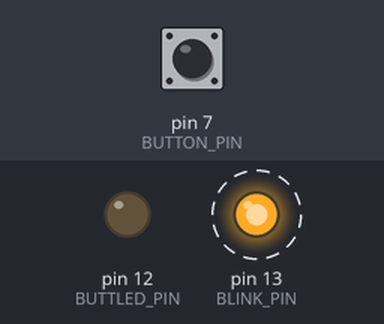
A sketch run on a simulated Arduino Uno, built with avr-gcc and run on an emulated ATmega328P. On the bench: output pins drawn as LEDs (lit = HIGH). Dashed ring = blinking. The test bench sets the inputs (shaded band); at power-on: pin 7 (BUTTON_PIN) LOW.

Above: at 4.8 s.
4.9 s: pin 7 (BUTTON_PIN) pulled HIGH for 2.35 s
At 6.8 s:
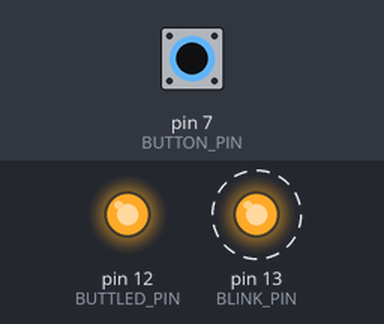
Timing chart, 0 to 14.7 s (numbered marks = the images above; inputs shaded):
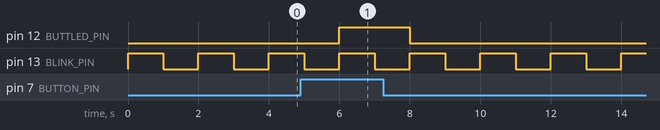

Measured:
- after the input at 4.9 s, pin 12 (BUTTLED_PIN): LOW → HIGH after 1.1 s, → LOW 2.0 s later
- by itself, pin 13 (BLINK_PIN): alternates HIGH for 1.0 s and LOW for 1.0 s

The sketch:

Exc1.ino
```cpp
// (C) Mohamed Taha Jasser, Nadman Faisal, Zahid Hasan, group: 6 (2025)
// Work package 3
// Exercise 1
// Submission code: 482740 (provided by your TA-s)

#define BLINK_PIN 13 //defining pin number for led
#define BUTTLED_PIN 12 //defining pin number for led
#define BUTTON_PIN 7 //defining pin number for button

int ON = HIGH; // storing the HIGH value
int OFF = LOW; // storing the LOW value

void setup(){
  pinMode(BLINK_PIN, OUTPUT); // initializing pin as output
  pinMode(BUTTLED_PIN, OUTPUT); // initializing pin as output
  pinMode(BUTTON_PIN, INPUT); // initializing pin as input
}

void loop(){

  if (digitalRead(BUTTON_PIN) == ON) { // checking if the button is pressed
    digitalWrite(BUTTLED_PIN, ON); // turning the led ON
  }
  else {
    digitalWrite(BUTTLED_PIN, OFF); // turning the led off
  }

  /*This led turns on and off with a delay of 1 second*/
  digitalWrite(BLINK_PIN, ON); // turning led on
  delay(1000); // delay 1 second
  digitalWrite(BLINK_PIN, OFF); // turing led off
  delay(1000); // delay 1 second


}
```
